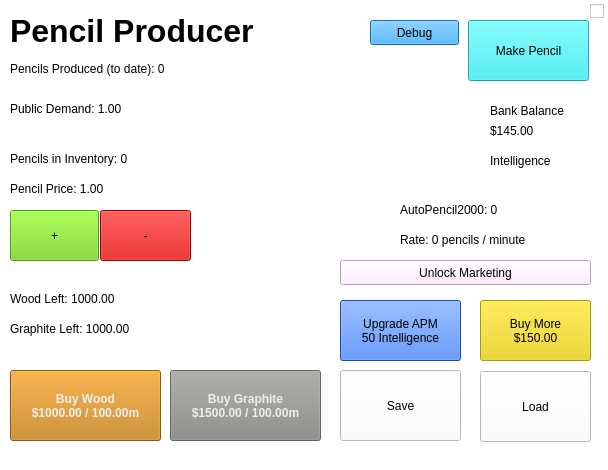
<?xml version="1.0" encoding="UTF-8"?>
<ui version="4.0">
 <class>MainWindow</class>
 <widget class="QMainWindow" name="MainWindow">
  <property name="geometry">
   <rect>
    <x>0</x>
    <y>0</y>
    <width>608</width>
    <height>470</height>
   </rect>
  </property>
  <property name="windowTitle">
   <string>Welcome To Pencil Producer</string>
  </property>
  <property name="styleSheet">
   <string notr="true">background-color: rgb(255, 255, 255);</string>
  </property>
  <widget class="QWidget" name="centralWidget">
   <widget class="QPushButton" name="makepencil">
    <property name="geometry">
     <rect>
      <x>468</x>
      <y>20</y>
      <width>121</width>
      <height>61</height>
     </rect>
    </property>
    <property name="styleSheet">
     <string notr="true">background-color: rgb(41, 235, 239);</string>
    </property>
    <property name="text">
     <string>Make Pencil</string>
    </property>
   </widget>
   <widget class="QLabel" name="title">
    <property name="geometry">
     <rect>
      <x>10</x>
      <y>10</y>
      <width>251</width>
      <height>41</height>
     </rect>
    </property>
    <property name="font">
     <font>
      <pointsize>24</pointsize>
      <weight>75</weight>
      <bold>true</bold>
     </font>
    </property>
    <property name="text">
     <string>Pencil Producer</string>
    </property>
   </widget>
   <widget class="QLabel" name="pencils_inv">
    <property name="geometry">
     <rect>
      <x>10</x>
      <y>150</y>
      <width>271</width>
      <height>17</height>
     </rect>
    </property>
    <property name="text">
     <string>Pencils in Inventory: 0</string>
    </property>
   </widget>
   <widget class="QPushButton" name="buywood">
    <property name="geometry">
     <rect>
      <x>10</x>
      <y>370</y>
      <width>151</width>
      <height>71</height>
     </rect>
    </property>
    <property name="font">
     <font>
      <weight>75</weight>
      <bold>true</bold>
     </font>
    </property>
    <property name="styleSheet">
     <string notr="true">background-color: rgb(193, 125, 17);
color: rgb(238, 238, 236);</string>
    </property>
    <property name="text">
     <string>Buy Wood
$1000.00 / 100.00m</string>
    </property>
   </widget>
   <widget class="QPushButton" name="buygraphite">
    <property name="geometry">
     <rect>
      <x>170</x>
      <y>370</y>
      <width>151</width>
      <height>71</height>
     </rect>
    </property>
    <property name="font">
     <font>
      <weight>75</weight>
      <bold>true</bold>
     </font>
    </property>
    <property name="styleSheet">
     <string notr="true">background-color: rgb(136, 138, 133);
color: rgb(238, 238, 236);</string>
    </property>
    <property name="text">
     <string>Buy Graphite
$1500.00 / 100.00m</string>
    </property>
   </widget>
   <widget class="QLabel" name="bankbalance">
    <property name="geometry">
     <rect>
      <x>490</x>
      <y>100</y>
      <width>91</width>
      <height>21</height>
     </rect>
    </property>
    <property name="text">
     <string>Bank Balance</string>
    </property>
   </widget>
   <widget class="QLabel" name="totalbalance">
    <property name="geometry">
     <rect>
      <x>490</x>
      <y>120</y>
      <width>91</width>
      <height>21</height>
     </rect>
    </property>
    <property name="text">
     <string>$145.00</string>
    </property>
   </widget>
   <widget class="QLabel" name="woodleft">
    <property name="geometry">
     <rect>
      <x>10</x>
      <y>290</y>
      <width>161</width>
      <height>17</height>
     </rect>
    </property>
    <property name="text">
     <string>Wood Left: 1000.00</string>
    </property>
   </widget>
   <widget class="QLabel" name="graphiteleft">
    <property name="geometry">
     <rect>
      <x>10</x>
      <y>320</y>
      <width>161</width>
      <height>17</height>
     </rect>
    </property>
    <property name="text">
     <string>Graphite Left: 1000.00</string>
    </property>
   </widget>
   <widget class="QLabel" name="pencil_price">
    <property name="geometry">
     <rect>
      <x>10</x>
      <y>180</y>
      <width>181</width>
      <height>17</height>
     </rect>
    </property>
    <property name="text">
     <string>Pencil Price: 1.00</string>
    </property>
   </widget>
   <widget class="QPushButton" name="pencil_price_inc">
    <property name="geometry">
     <rect>
      <x>10</x>
      <y>210</y>
      <width>89</width>
      <height>51</height>
     </rect>
    </property>
    <property name="styleSheet">
     <string notr="true">background-color: rgb(115, 210, 22);
color: rgb(0, 0, 0);</string>
    </property>
    <property name="text">
     <string>+</string>
    </property>
   </widget>
   <widget class="QPushButton" name="pencil_price_dec">
    <property name="geometry">
     <rect>
      <x>100</x>
      <y>210</y>
      <width>91</width>
      <height>51</height>
     </rect>
    </property>
    <property name="styleSheet">
     <string notr="true">background-color: rgb(204, 0, 0);
color: rgb(0, 0, 0);</string>
    </property>
    <property name="text">
     <string>-</string>
    </property>
   </widget>
   <widget class="QLabel" name="total_pencils">
    <property name="geometry">
     <rect>
      <x>10</x>
      <y>60</y>
      <width>281</width>
      <height>17</height>
     </rect>
    </property>
    <property name="text">
     <string>Pencils Produced (to date): 0</string>
    </property>
   </widget>
   <widget class="QLabel" name="demand">
    <property name="geometry">
     <rect>
      <x>10</x>
      <y>100</y>
      <width>261</width>
      <height>17</height>
     </rect>
    </property>
    <property name="text">
     <string>Public Demand: 1.00</string>
    </property>
   </widget>
   <widget class="QLabel" name="autopencil">
    <property name="geometry">
     <rect>
      <x>400</x>
      <y>200</y>
      <width>181</width>
      <height>20</height>
     </rect>
    </property>
    <property name="text">
     <string>AutoPencil2000: 0</string>
    </property>
   </widget>
   <widget class="QLabel" name="pencil_rate">
    <property name="geometry">
     <rect>
      <x>400</x>
      <y>230</y>
      <width>191</width>
      <height>20</height>
     </rect>
    </property>
    <property name="text">
     <string>Rate: 0 pencils / minute</string>
    </property>
   </widget>
   <widget class="QPushButton" name="buy_APM">
    <property name="geometry">
     <rect>
      <x>480</x>
      <y>300</y>
      <width>111</width>
      <height>61</height>
     </rect>
    </property>
    <property name="styleSheet">
     <string notr="true">background-color: rgb(237, 212, 0);
color: rgb(0, 0, 0);</string>
    </property>
    <property name="text">
     <string>Buy More
$150.00</string>
    </property>
   </widget>
   <widget class="QPushButton" name="saveBtn">
    <property name="geometry">
     <rect>
      <x>340</x>
      <y>370</y>
      <width>121</width>
      <height>71</height>
     </rect>
    </property>
    <property name="text">
     <string>Save</string>
    </property>
   </widget>
   <widget class="QPushButton" name="loadBtn">
    <property name="geometry">
     <rect>
      <x>480</x>
      <y>371</y>
      <width>111</width>
      <height>71</height>
     </rect>
    </property>
    <property name="text">
     <string>Load</string>
    </property>
   </widget>
   <widget class="QLabel" name="intelligence">
    <property name="geometry">
     <rect>
      <x>490</x>
      <y>150</y>
      <width>91</width>
      <height>21</height>
     </rect>
    </property>
    <property name="text">
     <string>Intelligence</string>
    </property>
   </widget>
   <widget class="QLabel" name="totalintelligence">
    <property name="geometry">
     <rect>
      <x>490</x>
      <y>170</y>
      <width>91</width>
      <height>21</height>
     </rect>
    </property>
    <property name="text">
     <string/>
    </property>
   </widget>
   <widget class="QPushButton" name="upgradeAPM">
    <property name="geometry">
     <rect>
      <x>340</x>
      <y>300</y>
      <width>121</width>
      <height>61</height>
     </rect>
    </property>
    <property name="styleSheet">
     <string notr="true">background-color: rgb(25, 102, 255);
color: rgb(0, 0, 0);</string>
    </property>
    <property name="text">
     <string>Upgrade APM
50 Intelligence</string>
    </property>
   </widget>
   <widget class="QPushButton" name="marketing">
    <property name="geometry">
     <rect>
      <x>340</x>
      <y>260</y>
      <width>251</width>
      <height>25</height>
     </rect>
    </property>
    <property name="styleSheet">
     <string notr="true">background-color: rgb(255, 230, 255);
color: rgb(0, 0, 0);</string>
    </property>
    <property name="text">
     <string>Unlock Marketing</string>
    </property>
   </widget>
   <widget class="QCheckBox" name="debug">
    <property name="geometry">
     <rect>
      <x>590</x>
      <y>0</y>
      <width>16</width>
      <height>23</height>
     </rect>
    </property>
    <property name="text">
     <string/>
    </property>
   </widget>
   <widget class="QPushButton" name="debugBtn">
    <property name="geometry">
     <rect>
      <x>370</x>
      <y>20</y>
      <width>89</width>
      <height>25</height>
     </rect>
    </property>
    <property name="styleSheet">
     <string notr="true">background-color: rgb(25, 160, 255);
color: rgb(0, 0, 0);</string>
    </property>
    <property name="text">
     <string>Debug</string>
    </property>
   </widget>
  </widget>
 </widget>
 <layoutdefault spacing="6" margin="11"/>
 <resources/>
 <connections/>
</ui>
